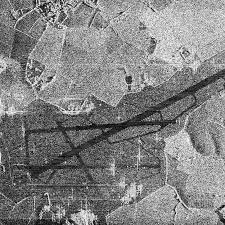
#> input picture Lab3/sar_3.jpg, 225 x 225 px
$ jupyter execute Lab3.ipynb
#> lines starting #> are read from the running program, lines starting #| are printed output that depends on the picture; after the words box and inside, x2 and y2 are one past the last pixel; in counts of white or black regions, pixels touching at a corner belong together
[cell 1]
import cv2
import numpy as np
import matplotlib.pyplot as plt


image = cv2.imread('sar_3.jpg')
#> image is the input picture: shape (225, 225, 3); min 0, max 255, mean 130.6
gray = cv2.cvtColor(image, cv2.COLOR_BGR2GRAY)

Tsk 1

[cell 2]
def to_rgb(img_bgr):
    return cv2.cvtColor(img_bgr, cv2.COLOR_BGR2RGB)

def longest_hough_segment(gray_img):
    smoothed = cv2.medianBlur(gray_img, 5)
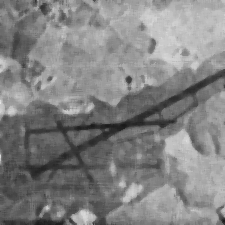
#> smoothed: shape (225, 225); min 25, max 226, mean 130.6
    edges = cv2.Canny(smoothed, 50, 150, apertureSize=3)
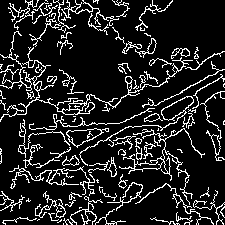
#> edges: shape (225, 225); 13.7% white in thin lines or dots

    hough_lines = cv2.HoughLinesP(
        edges,
        1,
        np.pi / 180,
        threshold=80,
        minLineLength=100,
        maxLineGap=20
    )
#> hough_lines = [[15, 179, 223, 69], [28, 180, 218, 79], [71, 184, 221, 91]]

    if hough_lines is None:
        return None, 0.0

    segments = hough_lines.reshape(-1, 4)
#> segments has the same summary as hough_lines
    dx = segments[:, 2] - segments[:, 0]
#> dx = [208, 190, 150]
    dy = segments[:, 3] - segments[:, 1]
#> dy = [-110, -101, -93]
    lengths = np.hypot(dx, dy)
#> lengths = [235.3, 215.2, 176.5]

    best_index = int(np.argmax(lengths))
#> best_index = 0
    x1, y1, x2, y2 = segments[best_index]
#> x1 = 15; y1 = 179; x2 = 223; y2 = 69

    return (x1, y1, x2, y2), float(lengths[best_index])


best_segment, best_length = longest_hough_segment(gray)
#> best_segment = (15, 179, 223, 69); best_length = 235.3

segment_visual = image.copy()

if best_segment is not None:
    x1, y1, x2, y2 = best_segment
#> x1 = 15; y1 = 179; x2 = 223; y2 = 69
    cv2.line(
        segment_visual,
        (x1, y1),
        (x2, y2),
        (255, 0, 255),
        3,
        cv2.LINE_AA
    )
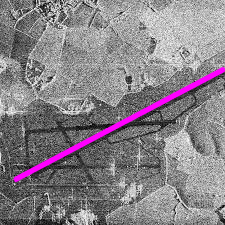
#> segment_visual: shape (225, 225, 3); 3.14% of pixels changed, all inside (x1, y1, x2, y2) = (12, 66, 225, 183)

    print(f"Longest segment length: {best_length:.1f} px")
#| Longest segment length: 235.3 px
    print(f"Endpoints: ({x1}, {y1}) -> ({x2}, {y2})")
#| Endpoints: (15, 179) -> (223, 69)
else:
    print("No Hough segments found.")

fig, axes = plt.subplots(2, 1, figsize=(10, 10))

axes[0].imshow(gray, cmap='gray')
axes[0].set_title('Grayscale input')
axes[0].axis('off')

axes[1].imshow(to_rgb(segment_visual))
axes[1].set_title(f'Longest Hough segment: {best_length:.1f} px')
axes[1].axis('off')

plt.tight_layout()
plt.show()
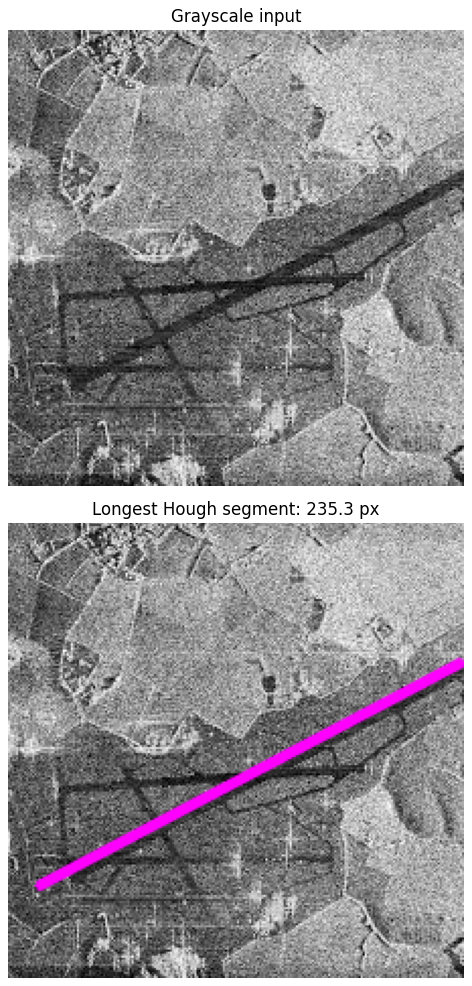
#> figure drawn by matplotlib, 2 panels

Task 2

[cell 3]
def build_binarization_set(gray_img):
    _, fixed = cv2.threshold(
        gray_img,
        60,
        255,
        cv2.THRESH_BINARY
    )
#> fixed: shape (225, 225); 91.1% white; black in thin lines or dots

    _, otsu = cv2.threshold(
        gray_img,
        0,
        255,
        cv2.THRESH_BINARY + cv2.THRESH_OTSU
    )
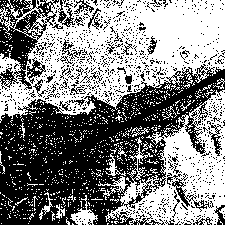
#> otsu: shape (225, 225); 51.4% white; 1013 black regions (974 under 20 px), largest, box (x1, y1, x2, y2) and area: (0, 64, 225, 225) 17840, (0, 0, 59, 90) 2187, (167, 173, 214, 212) 328

    _, triangle = cv2.threshold(
        gray_img,
        0,
        255,
        cv2.THRESH_BINARY + cv2.THRESH_TRIANGLE
    )
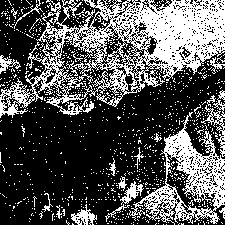
#> triangle: shape (225, 225); 33.5% white; 880 white regions (860 under 20 px), largest, box (x1, y1, x2, y2) and area: (0, 0, 225, 118) 10316, (129, 112, 225, 225) 3421, (201, 90, 225, 157) 376

    adaptive_mean = cv2.adaptiveThreshold(
        gray_img,
        255,
        cv2.ADAPTIVE_THRESH_MEAN_C,
        cv2.THRESH_BINARY,
        101,
        45
    )
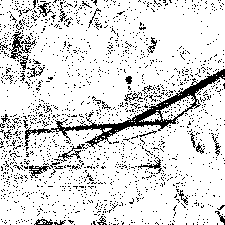
#> adaptive_mean: shape (225, 225); 86.4% white; black in thin lines or dots

    return {
        'Fixed threshold T=60': fixed,
        'Otsu': otsu,
        'Triangle': triangle,
        'Adaptive mean': adaptive_mean
    }


binary_set = build_binarization_set(gray)
#> binary_set = 4 items

fig, axes = plt.subplots(2, 2, figsize=(12, 12))

for ax, (method_name, binary_img) in zip(axes.ravel(), binary_set.items()):
    ax.imshow(binary_img, cmap='gray')
    ax.set_title(method_name)
    ax.axis('off')
#> this loop made 4 passes
#> method_name on passes 1 to 4: 'Fixed threshold T=60', 'Otsu', 'Triangle', 'Adaptive mean'

plt.suptitle('Binarization method comparison', fontsize=14)
plt.tight_layout()
plt.show()

print("White pixel ratio:")

for method_name, binary_img in binary_set.items():
    white_ratio = np.count_nonzero(binary_img) / binary_img.size
    print(f"  {method_name}: {white_ratio:.3f}")
#> this loop made 4 passes
#> (method_name, white_ratio) on passes 1 to 4: ('Fixed threshold T=60', 0.911), ('Otsu', 0.514), ('Triangle', 0.335), ('Adaptive mean', 0.864)
#|   Fixed threshold T=60: 0.911
#|   Otsu: 0.514
#|   Triangle: 0.335
#|   Adaptive mean: 0.864

Road:

[cell 4]
base_binary = binary_set['Adaptive mean']

soft_binary = cv2.GaussianBlur(
    base_binary,
    (7, 7),
    0
)
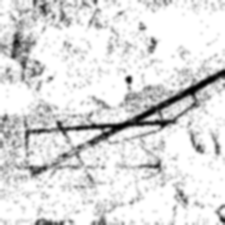
#> soft_binary: shape (225, 225); min 0, max 255, mean 220.4

lane_mask = cv2.adaptiveThreshold(
    soft_binary,
    255,
    cv2.ADAPTIVE_THRESH_GAUSSIAN_C,
    cv2.THRESH_BINARY_INV,
    11,
    2
)
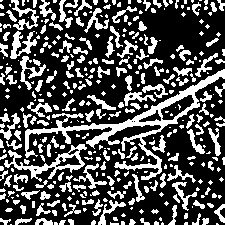
#> lane_mask: shape (225, 225); 31.3% white; 389 white regions (206 under 20 px)

contours, _ = cv2.findContours(
    lane_mask,
    cv2.RETR_EXTERNAL,
    cv2.CHAIN_APPROX_SIMPLE
)
#> contours = 385 contours, 259 with area under 20; largest, box (x1, y1, x2, y2) and area: (25, 69, 225, 180) 2728, (4, 144, 87, 182) 766, (10, 31, 37, 59) 250, (11, 0, 39, 30) 196, (20, 56, 46, 90) 195

lane_visual = image.copy()
kept_regions = 0

for contour in contours:
    if cv2.contourArea(contour) > 500:
        cv2.drawContours(
            lane_visual,
            [contour],
            -1,
            (0, 255, 255),
            2
        )
        kept_regions += 1
#> this loop made 385 passes
#> kept_regions on passes 141, 248: 1, 2
#> contour on passes 1, 2, 25, 29, 37, 38: [[10, 224], [11, 224]], [[216, 223], [216, 224], [218, 224], [217, 223]], [[141, 209], [139, 211], [141, 213], [143, 211]], [[192, 206], [192, 207]], [[166, 201], [164, 203], [166, 205], [168, 203]], [[32, 201], [32, 207], [34, 207], [34, 201]]
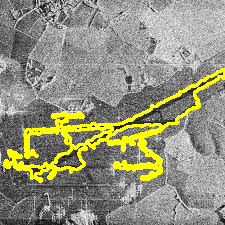
#> lane_visual: shape (225, 225, 3); 8.91% of pixels changed, all inside (x1, y1, x2, y2) = (3, 68, 225, 183)
#> after the loop, kept_regions = 2

print(f"Road-lane contours kept: {kept_regions}")
#| Road-lane contours kept: 2

fig, axes = plt.subplots(1, 3, figsize=(18, 6))

axes[0].imshow(gray, cmap='gray')
axes[0].set_title('Grayscale input')
axes[0].axis('off')

axes[1].imshow(lane_mask, cmap='gray')
axes[1].set_title('Lane mask')
axes[1].axis('off')

axes[2].imshow(to_rgb(lane_visual))
axes[2].set_title('Road-lane region overlay')
axes[2].axis('off')

plt.tight_layout()
plt.show()
